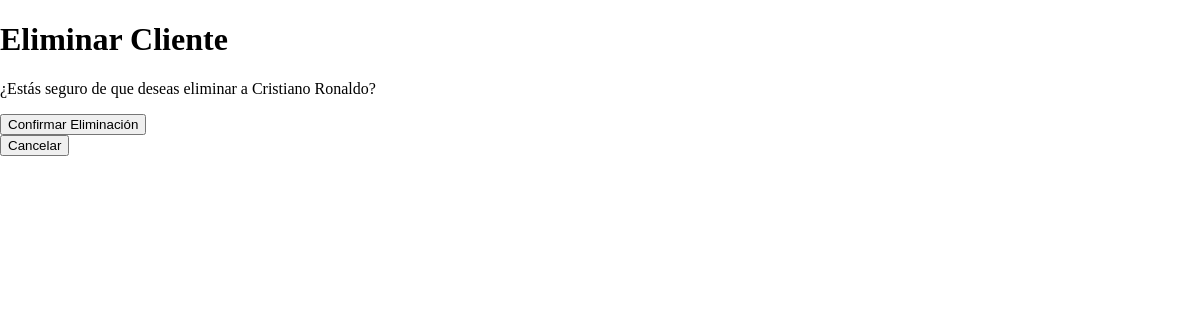
The app's page /clientes/eliminar_cliente/1/, older data.
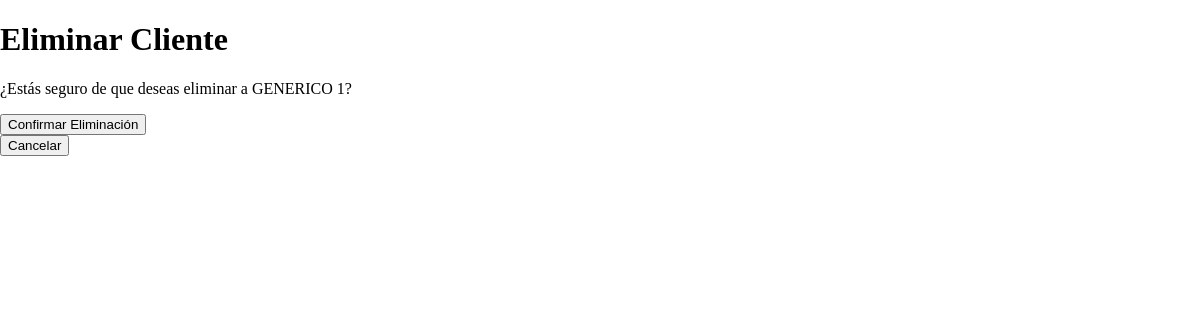
The same page, newer data.
### kiosko_tecnologico/models.py (models this page shows, shortened)
class Cliente(models.Model):
    nombre = models.CharField(max_length=100)
    telefono = models.CharField(max_length=15)
    direccion = models.CharField(max_length=100)
    email = models.EmailField(unique=True)

### kiosko_tecnologico/views.py (the view)
# urls.py: path('clientes/eliminar_cliente/<int:pk>/', eliminar_cliente, name='eliminar_cliente'),
def eliminar_cliente(request, pk):
    cliente = get_object_or_404(Cliente, pk=pk)
    if request.method == 'POST':
        cliente.delete()
        return redirect('listar_clientes')
    return render(request, 'eliminar_cliente.html', {'cliente': cliente})

### kiosko_tecnologico/templates/eliminar_cliente.html (shortened to what this page needs)
<!DOCTYPE html>
<html lang="en">
<head>
</head>
<body style="background-image: url(https://media.istockphoto.com/id/1891344025/es/foto/gesti%C3%B3n-de-relaciones-con-los-clientes-uso-de-tabletas-de-empresarios-con-tecnolog%C3%ADa-de-red-de.jpg?s=1024x1024&w=is&k=20&c=AygavuJrBgDcLGn7kvp2To7z9gtWGQZKCbz2hxiAD5E=); background-size: cover; background-position: center; background-repeat: no-repeat; height: 100vh; margin: 0;">
    <h1>Eliminar Cliente</h1>
    <p>¿Estás seguro de que deseas eliminar a {{ cliente.nombre }}?</p>
    <form method="POST">
        <button type="submit">Confirmar Eliminación</button>
    </form>
    <a href="{% url 'listar_clientes' %}"><button>Cancelar</button></a>
</body>
</html>

Row changes from the older to the newer data that the page shows:
changed Cliente: nombre "Cristiano Ronaldo" → "GENERICO 1"
